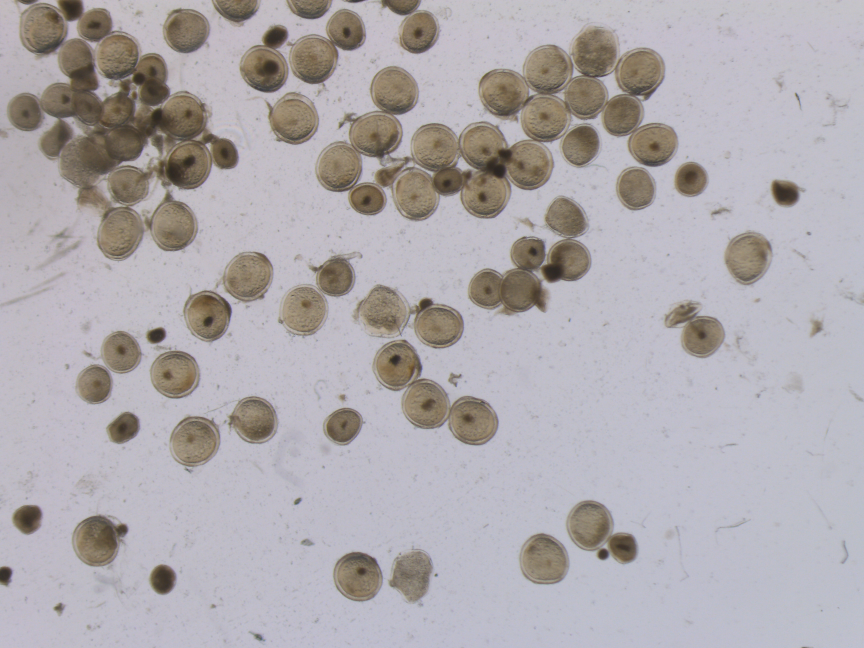
#> input picture x0.75_AetVit.jpg, 2592 x 1944 px (shown at 1/3 size)
$ python Watershed.py
#> lines starting #> are read from the running program, lines starting #| are printed output that depends on the picture; after the words box and inside, x2 and y2 are one past the last pixel; in counts of white or black regions, pixels touching at a corner belong together
import numpy as np
import cv2
from matplotlib import pyplot as plt
path = 'x0.75_AetVit.jpg'
img = cv2.imread(path)
#> img is the input picture: shape (1944, 2592, 3); mean B, G, R 174, 170.2, 174.8

# Resize
dim = img.shape
#> dim = (1944, 2592, 3)
newDim = (int(dim[1] / 5), int(dim[0] / 5))
#> newDim = (518, 388)
img = cv2.resize(img, dsize=newDim, interpolation=cv2.INTER_CUBIC)
#> img: shape (388, 518, 3)


gray = cv2.cvtColor(img,cv2.COLOR_BGR2GRAY)
plt.imshow(gray, cmap='gray')
plt.show()
normalizedImg = np.zeros(gray.shape)
normalizedImg = cv2.normalize(gray, normalizedImg, 0, 255, cv2.NORM_MINMAX)
for line in range(normalizedImg.shape[0]):
    for i in range(normalizedImg.shape[1]):
        if normalizedImg[line][i] < 70:
            normalizedImg[line][i] *=10
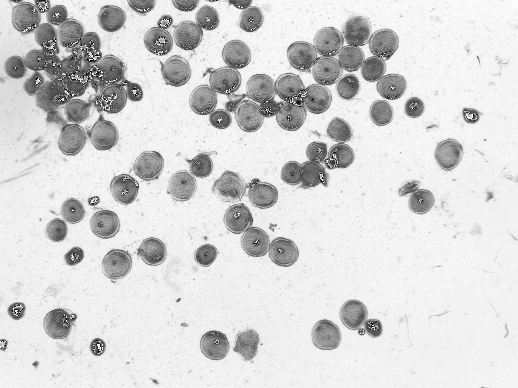
#> normalizedImg: shape (388, 518); min 0, max 255, mean 213.8
plt.imshow(normalizedImg, cmap='gray')
plt.show()
ret, thresh = cv2.threshold(normalizedImg,0,1 ,cv2.THRESH_BINARY_INV+cv2.THRESH_OTSU)
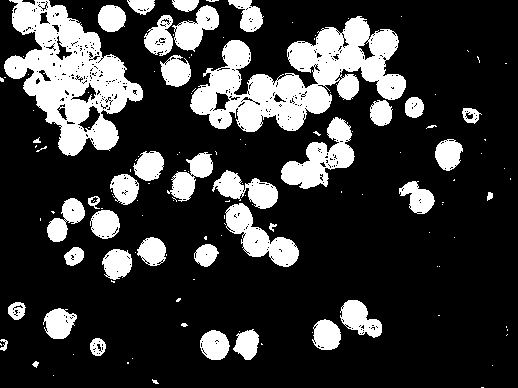
#> thresh: shape (388, 518); values 0 (black) and 1 (white), 22% white; 134 white regions (93 under 20 px), largest, box (x1, y1, x2, y2) and area: (190, 16, 406, 132) 11539, (4, 0, 143, 156) 10275, (281, 117, 355, 189) 2394
#> ret = 182

# noise removal
kernel = np.ones((3,3),np.uint8)
opening = cv2.morphologyEx(thresh,cv2.MORPH_OPEN,kernel, iterations = 2)
#> opening: shape (388, 518); values 0 (black) and 1 (white), 19.3% white; 43 white regions, largest, box (x1, y1, x2, y2) and area: (191, 18, 406, 132) 10026, (4, 48, 92, 155) 4593, (12, 0, 101, 51) 2167
# sure background area
sure_bg = cv2.dilate(opening,kernel,iterations=3)
#> sure_bg: shape (388, 518); values 0 (black) and 1 (white), 29.8% white; 22 white regions, largest, box (x1, y1, x2, y2) and area: (188, 15, 427, 135) 16337, (1, 0, 157, 158) 14342, (215, 168, 302, 269) 4580
# Finding sure foreground area
dist_transform = cv2.distanceTransform(opening,cv2.DIST_L2,5)
ret, sure_fg = cv2.threshold(dist_transform,0.4*dist_transform.max(),255,0)
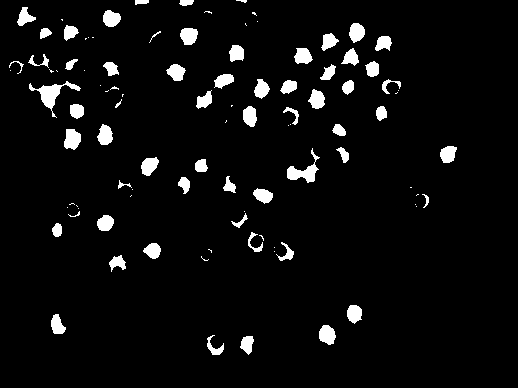
#> sure_fg: shape (388, 518) float32; 4.9% white; 99 white regions (39 under 20 px), largest, box (x1, y1, x2, y2) and area: (29, 81, 81, 118) 480, (287, 148, 320, 183) 391, (64, 129, 81, 150) 273
#> ret = 5.27
plt.imshow(sure_fg, cmap='gray')
plt.show()
# Finding unknown region
sure_fg = np.uint8(sure_fg)
unknown = cv2.subtract(sure_bg,sure_fg)
#> unknown: shape (388, 518); values 0 (black) and 1 (white), 24.9% white; 22 white regions, largest, box (x1, y1, x2, y2) and area: (188, 15, 427, 135) 13132, (1, 0, 157, 158) 12030, (215, 168, 302, 269) 3937


# Marker labelling
ret, markers = cv2.connectedComponents(sure_fg)
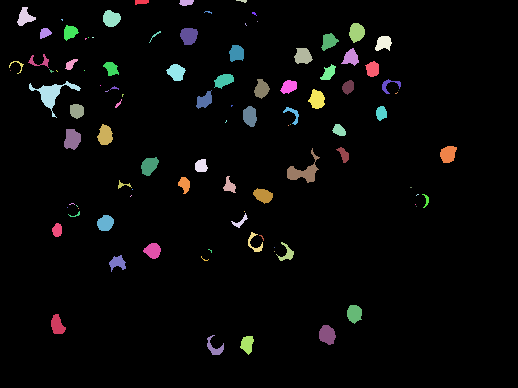
#> markers: shape (388, 518) int32; 100 distinct labels, from 0 to 99; one colour per label, 0 black
#> ret = 100
# Add one to all labels so that sure background is not 0, but 1
markers = markers+1
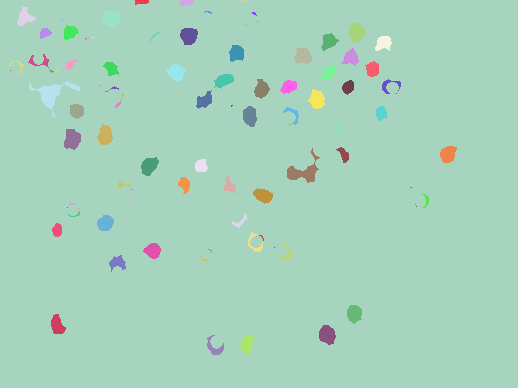
#> markers: shape (388, 518) int32; 100 distinct labels, from 1 to 100; one colour per label, 0 black

# Now, mark the region of unknown with zero
plt.imshow(unknown, cmap='jet')
plt.show()
markers[unknown==255] = 0
plt.imshow(markers, cmap='jet')
plt.show()
markers = cv2.watershed(img,markers)
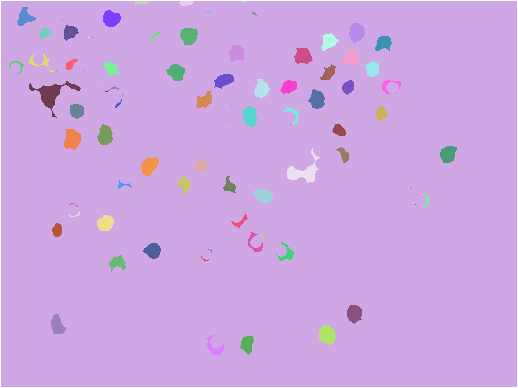
#> markers: shape (388, 518) int32; 101 distinct labels, from -1 to 100; one colour per label, 0 black, -1 white
img[markers == -1] = [255,0,0]
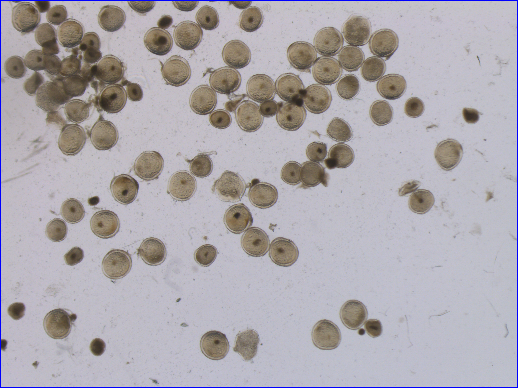
#> img: shape (388, 518, 3); mean B, G, R 174.6, 168.5, 173.2
plt.imshow(img, cmap='gray')
plt.show()

$ run again, with x1.6_AetVit.jpg copied over x0.75_AetVit.jpg
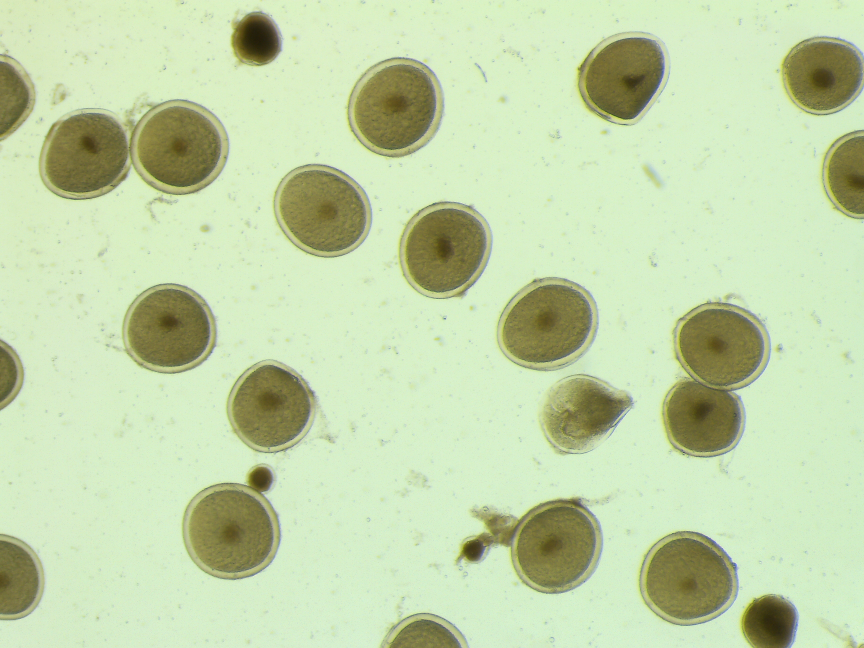
#> input picture x1.6_AetVit.jpg, 2592 x 1944 px (shown at 1/3 size)
#> img is the input picture: shape (1944, 2592, 3); mean B, G, R 171.2, 213.4, 195.1
#> `ret, thresh = cv2.threshold(normalizedImg,0,1 ,cv2.THRESH_BINARY_INV+c..`:
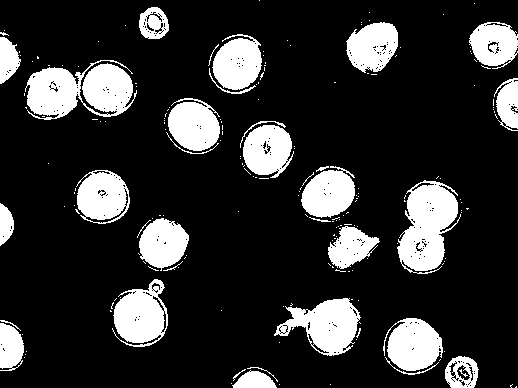
#> thresh: shape (388, 518); values 0 (black) and 1 (white), 19% white; 195 white regions (162 under 20 px), largest, box (x1, y1, x2, y2) and area: (25, 60, 137, 120) 4328, (397, 180, 461, 274) 3731, (274, 298, 361, 356) 2746
#> `ret, thresh = cv2.threshold(normalizedImg,0,1 ,cv2.THRESH_BINARY_INV+c..`: ret = 165
#> opening: shape (388, 518); values 0 (black) and 1 (white), 16.4% white; 29 white regions, largest, box (x1, y1, x2, y2) and area: (398, 185, 458, 271) 3364, (287, 298, 357, 355) 2394, (388, 318, 442, 371) 2103
#> sure_bg: shape (388, 518); values 0 (black) and 1 (white), 22.9% white; 22 white regions, largest, box (x1, y1, x2, y2) and area: (24, 61, 136, 118) 5128, (395, 182, 461, 274) 4472, (278, 295, 360, 358) 3350
#> `ret, sure_fg = cv2.threshold(dist_transform,0.4*dist_transform.max(),2..`: ret = 6.55
#> unknown: shape (388, 518); values 0 (black) and 1 (white), 17.7% white; 31 white regions, largest, box (x1, y1, x2, y2) and area: (24, 61, 136, 118) 3646, (395, 182, 461, 274) 3210, (278, 295, 360, 358) 2223
#> `ret, markers = cv2.connectedComponents(sure_fg)`: ret = 29
#> `img[markers == -1] = [255,0,0]`:
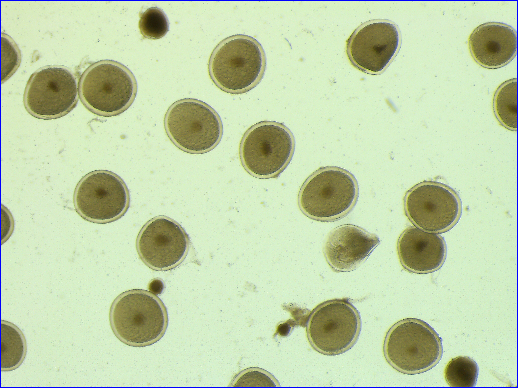
#> img: shape (388, 518, 3); mean B, G, R 171.9, 211.4, 193.3

$ run again, with 2 1.jpg copied over x0.75_AetVit.jpg
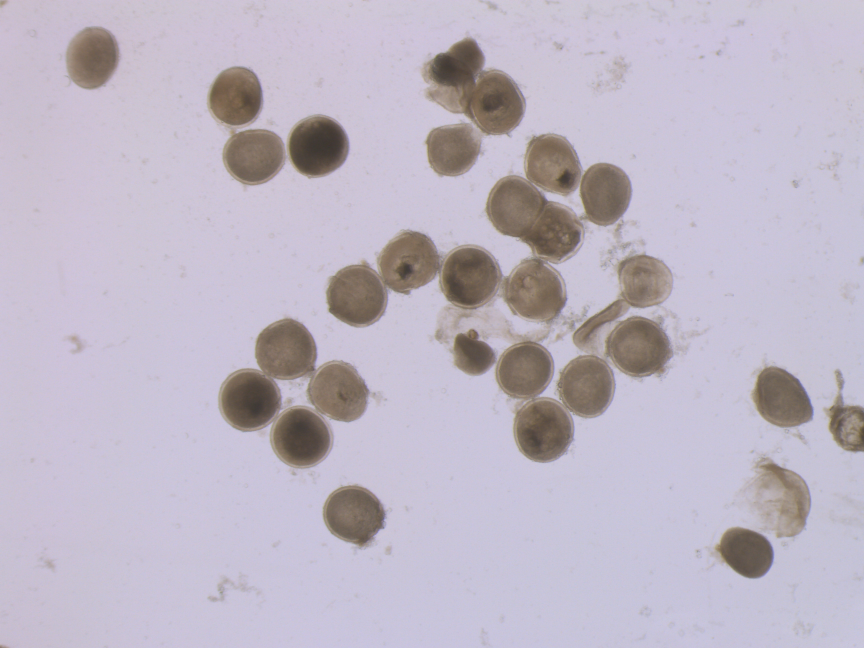
#> input picture 2 1.jpg, 2592 x 1944 px (shown at 1/3 size)
#> img is the input picture: shape (1944, 2592, 3); mean B, G, R 196.7, 182.5, 190.2
#> `ret, thresh = cv2.threshold(normalizedImg,0,1 ,cv2.THRESH_BINARY_INV+c..`:
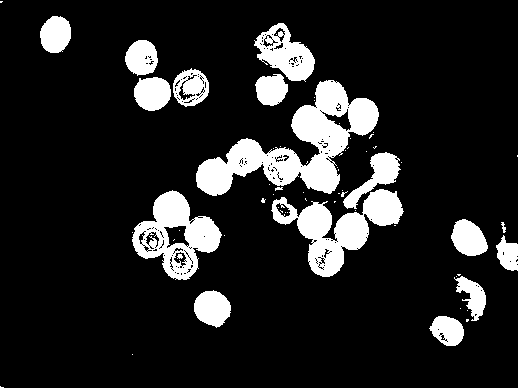
#> thresh: shape (388, 518); values 0 (black) and 1 (white), 13.9% white; 63 white regions (45 under 20 px), largest, box (x1, y1, x2, y2) and area: (196, 80, 379, 196) 7925, (271, 189, 404, 277) 4595, (132, 190, 222, 280) 3860
#> `ret, thresh = cv2.threshold(normalizedImg,0,1 ,cv2.THRESH_BINARY_INV+c..`: ret = 173
#> opening: shape (388, 518); values 0 (black) and 1 (white), 12.6% white; 27 white regions, largest, box (x1, y1, x2, y2) and area: (196, 81, 379, 196) 7518, (133, 191, 221, 279) 3017, (297, 202, 369, 277) 2952
#> sure_bg: shape (388, 518); values 0 (black) and 1 (white), 19.1% white; 12 white regions, largest, box (x1, y1, x2, y2) and area: (193, 78, 382, 199) 10648, (269, 150, 406, 280) 8100, (130, 188, 224, 282) 5284
#> `ret, sure_fg = cv2.threshold(dist_transform,0.4*dist_transform.max(),2..`: ret = 7.04
#> unknown: shape (388, 518); values 0 (black) and 1 (white), 16.2% white; 12 white regions, largest, box (x1, y1, x2, y2) and area: (193, 78, 382, 199) 8660, (269, 150, 406, 280) 6767, (130, 188, 224, 282) 4684
#> `ret, markers = cv2.connectedComponents(sure_fg)`: ret = 32
#> `img[markers == -1] = [255,0,0]`:
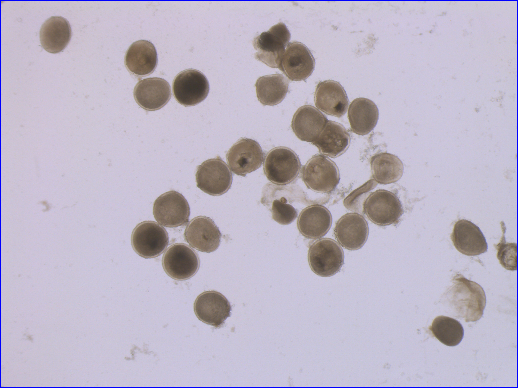
#> img: shape (388, 518, 3); mean B, G, R 197.1, 180.7, 188.4
